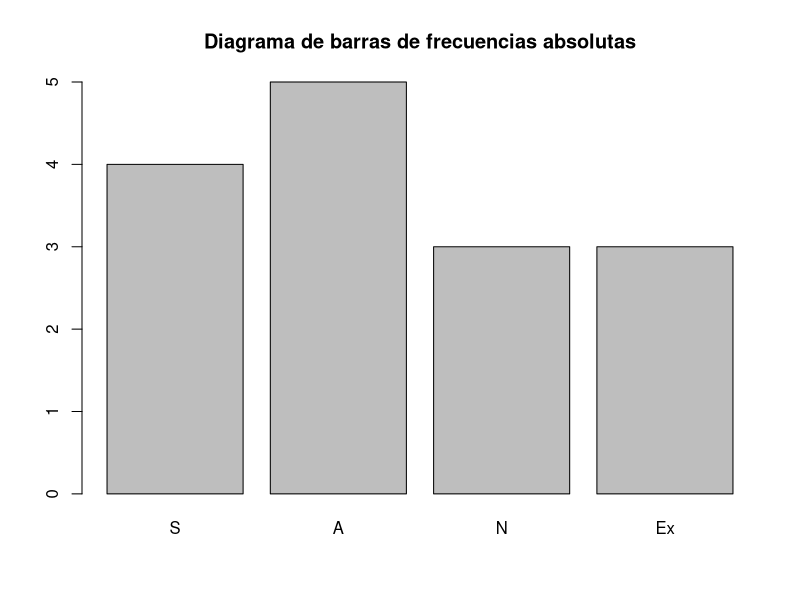
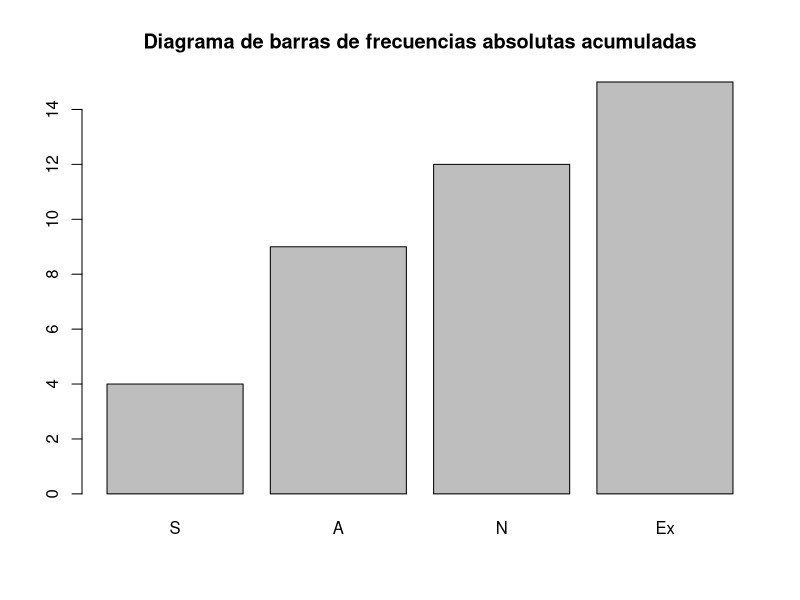
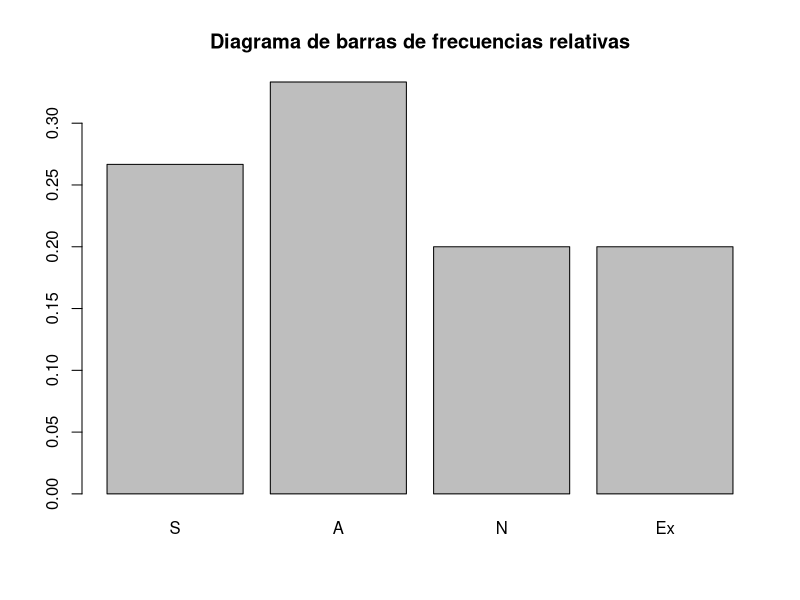
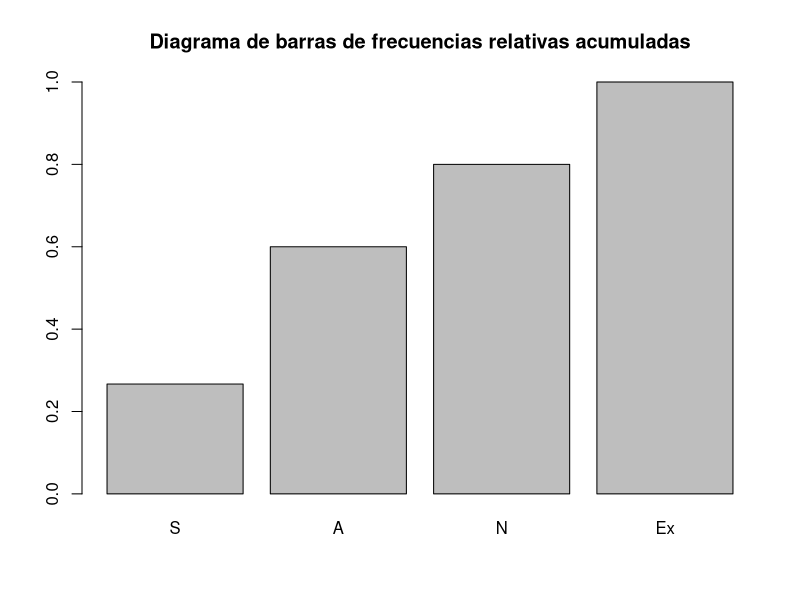

R code for these plots, in order:
## ---- chunk 1
knitr::opts_chunk$set(echo = TRUE)
## ---- chunk 2
notas = ordered(
  c("S","A", "N", "Ex", "S", "S", "Ex", "Ex", "N", "A", "A", "A", "A", "N", "S"), 
  levels = c("S", "A", "N", "Ex")
  )

notas
## ---- chunk 3
fAbs = table(notas)
fAbs
barplot(fAbs, main = "Diagrama de barras de frecuencias absolutas")
## ---- chunk 4
cumsum(fAbs)
barplot(cumsum(fAbs), main = "Diagrama de barras de frecuencias absolutas acumuladas")
## ---- chunk 5
prop.table(fAbs)
barplot(prop.table(fAbs), main = "Diagrama de barras de frecuencias relativas")
## ---- chunk 6
cumsum(prop.table(fAbs))
barplot(cumsum(prop.table(fAbs)), main = "Diagrama de barras de frecuencias relativas acumuladas")
## ---- chunk 7
cumsum(fAbs)/length(notas)
cumsum(fAbs/length(notas))
